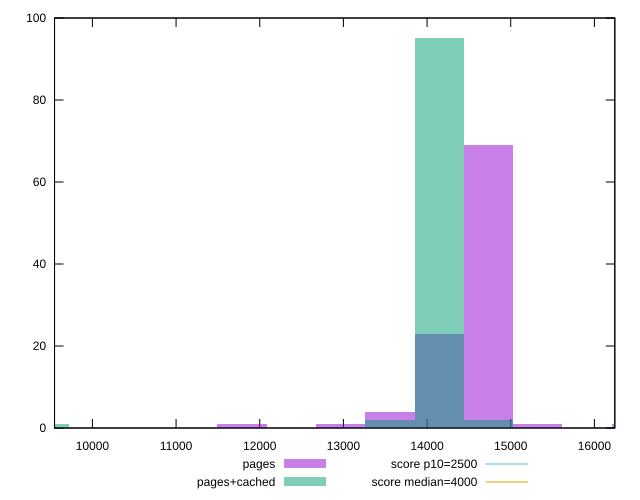

This chart was generated by the following gnuplot code:
reset

$pages <<EOF
12966.247215586092 1
16502.496456200482 1
14144.996962457557 23
14734.371835893287 69
13555.622089021825 4
15323.74670932902 1
11787.49746871463 1
EOF

$pagesCached <<EOF
13555.622089021825 2
9429.997974971704 1
14734.371835893287 2
14144.996962457557 95
EOF

set key outside below
set boxwidth 589.3748734357315
set xrange [9547.365:16244.087499999998]
set yrange [0:100]
set trange [0:100]
set style fill transparent solid 0.5 noborder

set parametric
set terminal svg size 640, 500 enhanced background rgb 'white'
set output "report_00017_2021-02-10T15-08-03.406Z/largest-contentful-paint/comparison/histogram/0_vs_1.svg"

plot $pages title "pages" with boxes, \
     $pagesCached title "pages+cached" with boxes, \
     2500,t title "score p10=2500", \
     4000,t title "score median=4000"

reset
